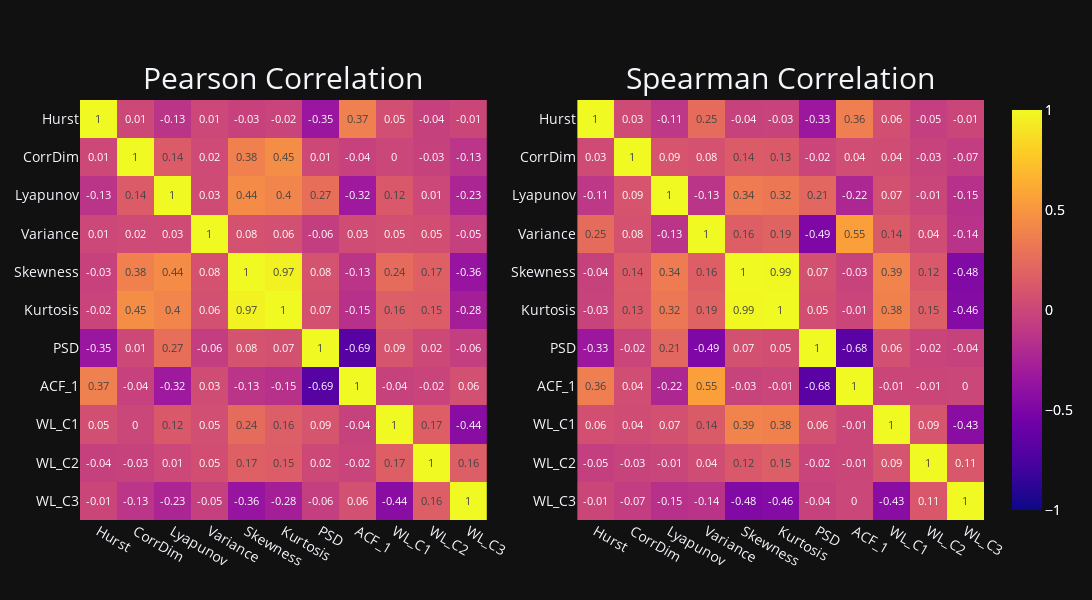

Here is the notebook cell this chart was saved with:
### Code cell
data = pd.concat([data, data_tail])
fun.heatmap(data[data.columns[6:]])
